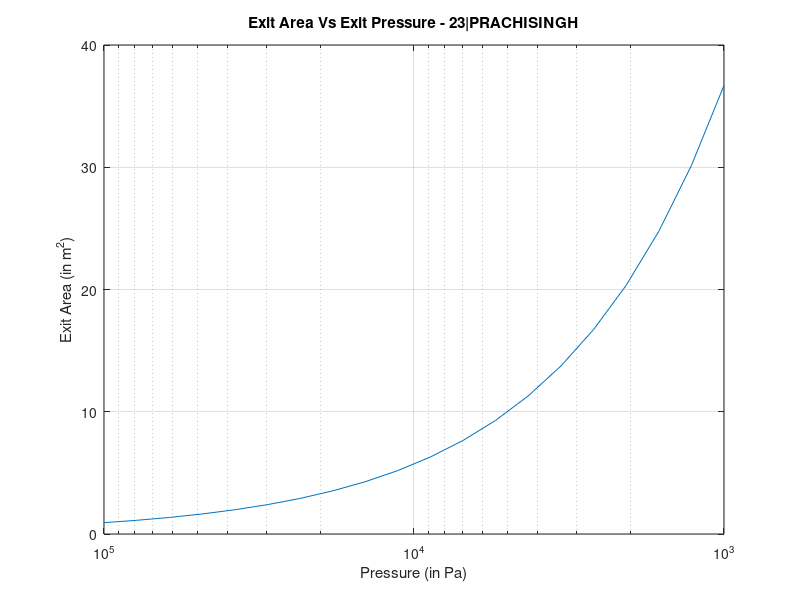
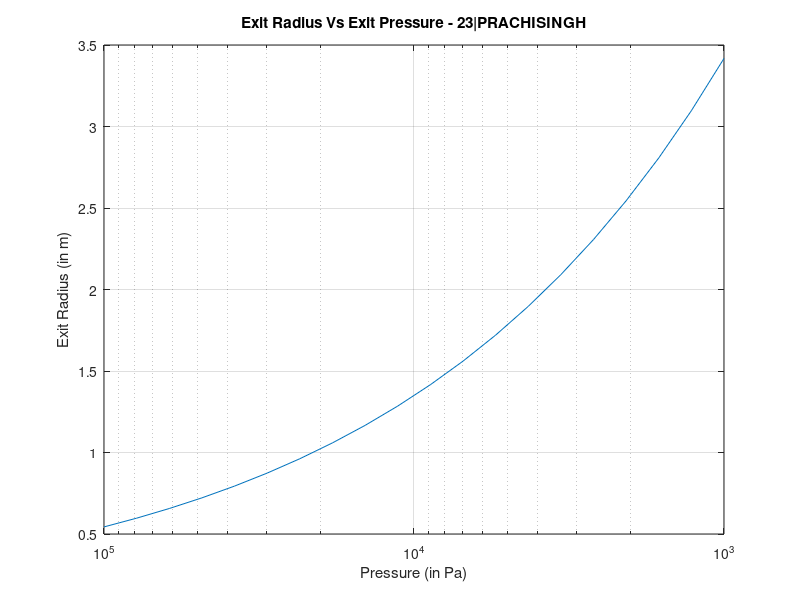

The MATLAB source for these figures, in order:
%% Initialization

Pe=logspace(3,5,20);
P0=20*10^6;
g=1.2; %Gamma
At=0.0459;
AR=sqrt((g-1)/2*(2/(g+1))^((g+1)/(g-1)))./sqrt((Pe/P0).^(2/g).*(1-(Pe/P0).^((g-1)/g)));
Ae=At*AR;

Re=sqrt(1/pi*Ae);

%% Plotting
figure();
semilogx(Pe,Ae);
%axis([10,10^5,0,10]);
grid on
xlabel("Pressure (in Pa)");
ylabel("Exit Area (in m^2)");
title("Exit Area Vs Exit Pressure - 23|PRACHISINGH");
set(gca,'XDir','reverse');

figure();
semilogx(Pe,Re);
%axis([10,10^5,0,10]);
grid on
xlabel("Pressure (in Pa)");
ylabel("Exit Radius (in m)");
title("Exit Radius Vs Exit Pressure - 23|PRACHISINGH");
set(gca,'XDir','reverse');